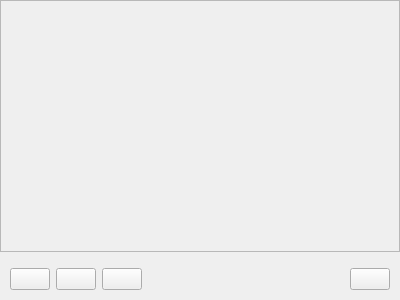
<?xml version="1.0" encoding="UTF-8"?>
<ui version="4.0">
 <class>canvas_layer_container</class>
 <widget class="QWidget" name="canvas_layer_container">
  <property name="geometry">
   <rect>
    <x>0</x>
    <y>0</y>
    <width>400</width>
    <height>300</height>
   </rect>
  </property>
  <property name="windowTitle">
   <string>Form</string>
  </property>
  <layout class="QGridLayout" name="gridLayout">
   <property name="leftMargin">
    <number>0</number>
   </property>
   <property name="topMargin">
    <number>0</number>
   </property>
   <property name="rightMargin">
    <number>0</number>
   </property>
   <property name="bottomMargin">
    <number>0</number>
   </property>
   <item row="0" column="0">
    <widget class="QScrollArea" name="layer_list">
     <property name="widgetResizable">
      <bool>true</bool>
     </property>
     <widget class="QWidget" name="layer_list_layout">
      <property name="geometry">
       <rect>
        <x>0</x>
        <y>0</y>
        <width>398</width>
        <height>248</height>
       </rect>
      </property>
      <layout class="QGridLayout" name="gridLayout_2">
       <property name="leftMargin">
        <number>10</number>
       </property>
       <property name="topMargin">
        <number>10</number>
       </property>
       <property name="rightMargin">
        <number>10</number>
       </property>
       <property name="bottomMargin">
        <number>10</number>
       </property>
      </layout>
     </widget>
    </widget>
   </item>
   <item row="1" column="0">
    <layout class="QHBoxLayout" name="horizontalLayout">
     <property name="leftMargin">
      <number>10</number>
     </property>
     <property name="topMargin">
      <number>10</number>
     </property>
     <property name="rightMargin">
      <number>10</number>
     </property>
     <property name="bottomMargin">
      <number>10</number>
     </property>
     <item>
      <widget class="QPushButton" name="add_layer">
       <property name="cursor">
        <cursorShape>PointingHandCursor</cursorShape>
       </property>
       <property name="toolTip">
        <string>Add new layer</string>
       </property>
       <property name="text">
        <string/>
       </property>
       <property name="icon">
        <iconset resource="../../../../../../gui/resources/feather.qrc">
         <normaloff>:/dark/icons/feather/dark/plus.svg</normaloff>:/dark/icons/feather/dark/plus.svg</iconset>
       </property>
      </widget>
     </item>
     <item>
      <widget class="QPushButton" name="move_layer_up">
       <property name="cursor">
        <cursorShape>PointingHandCursor</cursorShape>
       </property>
       <property name="toolTip">
        <string>Move selected layer up</string>
       </property>
       <property name="text">
        <string/>
       </property>
       <property name="icon">
        <iconset resource="../../../../../../gui/resources/feather.qrc">
         <normaloff>:/dark/icons/feather/dark/chevron-up.svg</normaloff>:/dark/icons/feather/dark/chevron-up.svg</iconset>
       </property>
      </widget>
     </item>
     <item>
      <widget class="QPushButton" name="move_layer_down">
       <property name="cursor">
        <cursorShape>PointingHandCursor</cursorShape>
       </property>
       <property name="toolTip">
        <string>Move selected layer down</string>
       </property>
       <property name="text">
        <string/>
       </property>
       <property name="icon">
        <iconset resource="../../../../../../gui/resources/feather.qrc">
         <normaloff>:/dark/icons/feather/dark/chevron-down.svg</normaloff>:/dark/icons/feather/dark/chevron-down.svg</iconset>
       </property>
      </widget>
     </item>
     <item>
      <spacer name="horizontalSpacer">
       <property name="orientation">
        <enum>Qt::Orientation::Horizontal</enum>
       </property>
       <property name="sizeHint" stdset="0">
        <size>
         <width>40</width>
         <height>20</height>
        </size>
       </property>
      </spacer>
     </item>
     <item>
      <widget class="QPushButton" name="delete_layer">
       <property name="cursor">
        <cursorShape>PointingHandCursor</cursorShape>
       </property>
       <property name="toolTip">
        <string>Delete selected layer</string>
       </property>
       <property name="text">
        <string/>
       </property>
       <property name="icon">
        <iconset resource="../../../../../../gui/resources/feather.qrc">
         <normaloff>:/dark/icons/feather/dark/trash-2.svg</normaloff>:/dark/icons/feather/dark/trash-2.svg</iconset>
       </property>
      </widget>
     </item>
    </layout>
   </item>
  </layout>
 </widget>
 <resources>
  <include location="../../../../../../gui/resources/feather.qrc"/>
 </resources>
 <connections/>
</ui>
